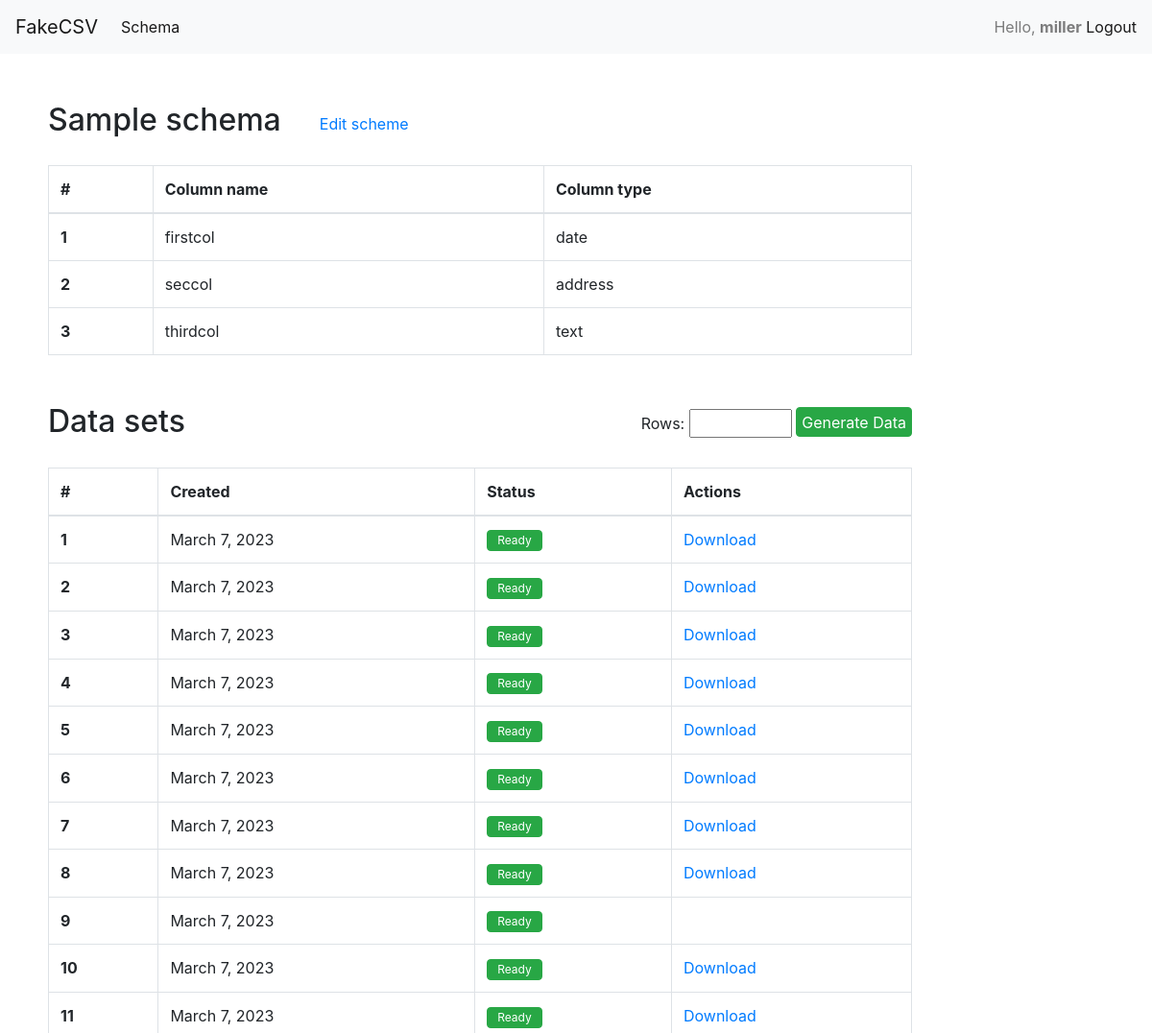
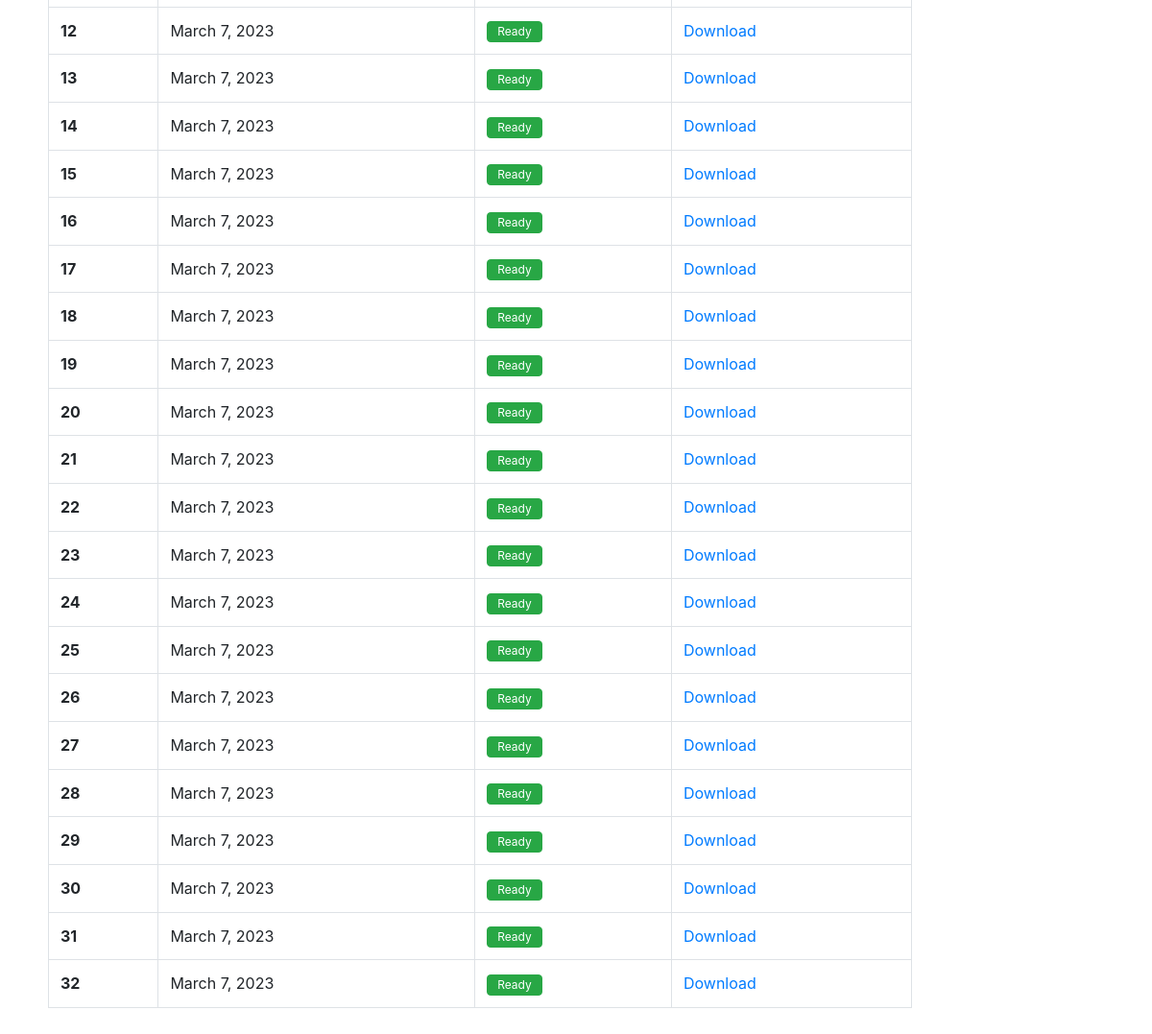
The page /schemas/1 (signed in) on the database its author committed (2 pictures, top to bottom).
### authentication/models.py (models this page shows)
class Column(models.Model):
    TYPE_CHOICES = [
        ('full_name', 'Full Name'),
        ('job', 'Job'),
        ('email', 'Email'),
        ('domain_name', 'Domain Name'),
        ('phone_number', 'Phone Number'),
        ('company_name', 'Company Name'),
        ('text', 'Text'),
        ('integer', 'Integer'),
        ('address', 'Address'),
        ('date', 'Date'),
    ]
    name = models.CharField(max_length=100)
    schema = models.ForeignKey(Schema, on_delete=models.CASCADE)
    type = models.CharField(max_length=100, choices=TYPE_CHOICES)
    range_start = models.IntegerField(null=True, blank=True)
    range_end = models.IntegerField(null=True, blank=True)
    order = models.IntegerField()

class DataSet(models.Model):
    name = models.CharField(max_length=100)
    data = models.DateField(auto_now=True)
    csv = models.FileField(upload_to='csv/')
    status = models.BooleanField(default=False)
    schema = models.ForeignKey(Schema, on_delete=models.CASCADE,
                               related_name='dataset')

### authentication/views.py (the view)
# urls.py: path('<int:schema_id>', schema_detail, name='schema_detail'),
@login_required
def schema_detail(request, schema_id):
    schema = get_object_or_404(Schema, id=schema_id)
    return render(request, 'schemas/detail.html', {'schema': schema})

### templates/schemas/detail.html (shortened to what this page needs)
{% extends 'base.html' %}
{% block content %}
  <div class="tableWrap">
    <div class="flexTableHead" style="justify-content: flex-start; gap: 40px">
      <h2>Sample schema</h2>
      <div><a href="#">Edit scheme</a></div>
    </div>
    <table class="table table-bordered">
      <thead>
      <tr>
        <th scope="col">#</th>
        <th scope="col">Column name</th>
        <th scope="col">Column type</th>
      </tr>
      </thead>
      <tbody>
      {% for column in schema.column_set.all %}
        <tr>
          <th scope="row">{{ column.id }}</th>
          <td>{{ column.name }}</td>
          <td>{{ column.type }}</td>
        </tr>
      {% endfor %}
      </tbody>
    </table>
  </div>
  <div class="tableWrap">
    <div class="flexTableHead" >
      <h2>Data sets</h2>
      <div>
        <form id="generate-data-form" method="post">
          <label for="num-records">Rows: </label>
          <input type="number" id="num-records" name="num-records" min="1" max="1000" required>
          <button type="submit" id="generate-data-btn" class="btn btn-success">Generate Data</button>
        </form>
      </div>
    </div>
    <table class="table table-bordered">
      <thead>
      <tr>
        <th scope="col">#</th>
        <th scope="col">Created</th>
        <th scope="col">Status</th>
        <th scope="col">Actions</th>
      </tr>
      </thead>
      <tbody id="tbody">
      {% for dataset in schema.dataset.all %}
        <tr>
          <th scope="row">{{ dataset.id }}</th>
          <td>{{ dataset.data }}</td>
          <td data-status="{{ dataset.id }}">
            {% if dataset.status %}
              <button type="" disabled class="buttonReady btn btn-success">Ready</button>
            {% else %}
              <button type="" disabled class="buttonProcessing btn btn-success">Ready</button>
            {% endif %}
          </td>
          <td data-link="{{ dataset.id }}">{% if dataset.status %}<a href="{% url 'schemas:download_csv' dataset.id %}">Download</a>{% endif %}</td>
        </tr>
      {% endfor %}
      </tbody>
    </table>
  </div>
{% endblock %}

### templates/base.html (shortened to what this page needs)
<!DOCTYPE html>
<html>
<head>
  <link rel="stylesheet" href="https://cdn.jsdelivr.net/npm/bootstrap@4.0.0/dist/css/bootstrap.min.css">
  {% load static %}
  <link rel="stylesheet" href="{% static 'css/style.css' %}">
</head>
<body>
<main>
  <div>
    <nav class="navbar navbar-expand-lg navbar-light bg-light">
      <a class="navbar-brand" href="{% url 'home' %}">FakeCSV</a>
      <div class="collapse navbar-collapse" id="navbarText">
        <ul class="navbar-nav mr-auto">
          <li class="nav-item active">
            <a class="nav-link" href="{% url 'schemas:schema' %}">Schema <span class="sr-only">(current)</span></a>
          </li>
        </ul>
        <span class="navbar-text">
          {% if user.is_authenticated %}
            Hello, <b>{{ user }}</b>
            <a href="{% url 'logout' %}">Logout</a>
          {% else %}
            <a href="{% url 'login' %}">Login</a>
          {% endif %}
        </span>
      </div>
    </nav>
  </div>
  <div class="mainWrapper">
  {% block content %}
  {% endblock %}
  </div>
</main>
</body>
</html>

### authentication/static/css/style.css (style rules this page uses)
body { margin: 0; padding: 0; }
.tableWrap { width: 75%; margin: 50px; }
.tableWrap a { padding: 0; }
.flexTableHead { display: flex; justify-content: space-between; align-items: center; margin: 20px 0; }
#generate-data-btn { height: 31px; padding: 0 5px; position: relative; bottom: 3px; }
.buttonReady, .buttonProcessing { background: green; height: 22px; padding: 0px 10px; font-size: 12px; }
.buttonReady:disabled, .buttonProcessing:disabled { opacity: 1; }
.buttonProcessing { background: grey; }

### rows shown on the page
Column: id "1", name "firstcol", type "date"
Column: id "2", name "seccol", type "address"
Column: id "3", name "thirdcol", type "text"
DataSet: id "1", data "March 7, 2023", status "Ready"
DataSet: id "2", data "March 7, 2023", status "Ready"
DataSet: id "3", data "March 7, 2023", status "Ready"
DataSet: id "4", data "March 7, 2023", status "Ready"
DataSet: id "5", data "March 7, 2023", status "Ready"
DataSet: id "6", data "March 7, 2023", status "Ready"
DataSet: id "7", data "March 7, 2023", status "Ready"
DataSet: id "8", data "March 7, 2023", status "Ready"
DataSet: id "9", data "March 7, 2023", status "Ready"
DataSet: id "10", data "March 7, 2023", status "Ready"
DataSet: id "11", data "March 7, 2023", status "Ready"
DataSet: id "12", data "March 7, 2023", status "Ready"
DataSet: id "13", data "March 7, 2023", status "Ready"
DataSet: id "14", data "March 7, 2023", status "Ready"
DataSet: id "15", data "March 7, 2023", status "Ready"
DataSet: id "16", data "March 7, 2023", status "Ready"
DataSet: id "17", data "March 7, 2023", status "Ready"
DataSet: id "18", data "March 7, 2023", status "Ready"
DataSet: id "19", data "March 7, 2023", status "Ready"
DataSet: id "20", data "March 7, 2023", status "Ready"
DataSet: id "21", data "March 7, 2023", status "Ready"
DataSet: id "22", data "March 7, 2023", status "Ready"
DataSet: id "23", data "March 7, 2023", status "Ready"
DataSet: id "24", data "March 7, 2023", status "Ready"
DataSet: id "25", data "March 7, 2023", status "Ready"
DataSet: id "26", data "March 7, 2023", status "Ready"
DataSet: id "27", data "March 7, 2023", status "Ready"
DataSet: id "28", data "March 7, 2023", status "Ready"
DataSet: id "29", data "March 7, 2023", status "Ready"
DataSet: id "30", data "March 7, 2023", status "Ready"
DataSet: id "31", data "March 7, 2023", status "Ready"
DataSet: id "32", data "March 7, 2023", status "Ready"

### other values the page prints
{{ user }} "miller"
